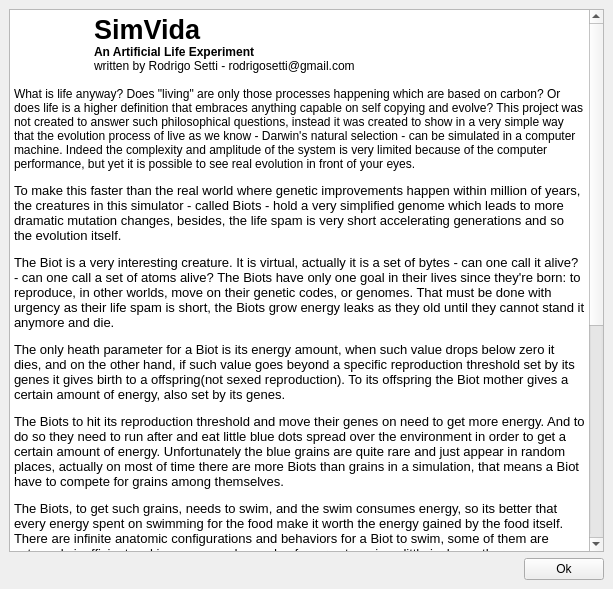
<ui version="4.0" >
 <class>Ajuda</class>
 <widget class="QWidget" name="Ajuda" >
  <property name="geometry" >
   <rect>
    <x>0</x>
    <y>0</y>
    <width>613</width>
    <height>589</height>
   </rect>
  </property>
  <property name="windowTitle" >
   <string>Help</string>
  </property>
  <property name="windowIcon" >
   <iconset resource="../../../graphs/recursos.qrc" >
    <normaloff>:/icons/icons/main-icon.png</normaloff>:/icons/icons/main-icon.png</iconset>
  </property>
  <layout class="QVBoxLayout" >
   <property name="spacing" >
    <number>6</number>
   </property>
   <property name="margin" >
    <number>9</number>
   </property>
   <item>
    <widget class="QTextBrowser" name="textBrowser" >
     <property name="html" >
      <string>&lt;!DOCTYPE HTML PUBLIC "-//W3C//DTD HTML 4.0//EN" "http://www.w3.org/TR/REC-html40/strict.dtd">
&lt;html>&lt;head>&lt;meta name="qrichtext" content="1" />&lt;style type="text/css">
p, li { white-space: pre-wrap; }
&lt;/style>&lt;/head>&lt;body style=" font-family:'DejaVu Sans'; font-size:10pt; font-weight:400; font-style:normal;">
&lt;p style=" margin-top:0px; margin-bottom:0px; margin-left:0px; margin-right:0px; -qt-block-indent:0; text-indent:0px; font-family:'Sans Serif'; font-size:9pt;">	&lt;span style=" font-size:20pt; font-weight:600;">SimVida&lt;/span>&lt;/p>
&lt;p style=" margin-top:0px; margin-bottom:0px; margin-left:0px; margin-right:0px; -qt-block-indent:0; text-indent:0px; font-family:'Sans Serif'; font-size:9pt;">	&lt;span style=" font-weight:600;">An Artificial Life Experiment&lt;/span>&lt;/p>
&lt;p style=" margin-top:0px; margin-bottom:0px; margin-left:0px; margin-right:0px; -qt-block-indent:0; text-indent:0px; font-family:'Sans Serif'; font-size:9pt;">	written by Rodrigo Setti - rodrigosetti@gmail.com&lt;/p>
&lt;p style="-qt-paragraph-type:empty; margin-top:0px; margin-bottom:0px; margin-left:0px; margin-right:0px; -qt-block-indent:0; text-indent:0px; font-family:'Sans Serif'; font-size:9pt;">&lt;/p>
&lt;p style=" margin-top:0px; margin-bottom:0px; margin-left:0px; margin-right:0px; -qt-block-indent:0; text-indent:0px; font-family:'Sans Serif'; font-size:9pt;">What is life anyway? Does "living" are only those processes happening which are based on carbon? Or does life is a higher definition that embraces anything capable on self copying and evolve? This project was not created to answer such philosophical questions, instead it was created to show in a very simple way that the evolution process of live as we know - Darwin's natural selection - can be simulated in a computer machine. Indeed the complexity and amplitude of the system is very limited because of the computer performance, but yet it is possible to see real evolution in front of your eyes. &lt;/p>
&lt;p style=" margin-top:12px; margin-bottom:12px; margin-left:0px; margin-right:0px; -qt-block-indent:0; text-indent:0px;">To make this faster than the real world where genetic improvements happen within million of years, the creatures in this simulator - called Biots - hold a very simplified genome which leads to more dramatic mutation changes, besides, the life spam is very short accelerating generations and so the evolution itself. &lt;/p>
&lt;p style=" margin-top:12px; margin-bottom:12px; margin-left:0px; margin-right:0px; -qt-block-indent:0; text-indent:0px;">The Biot is a very interesting creature. It is virtual, actually it is a set of bytes - can one call it alive? - can one call a set of atoms alive? The Biots have only one goal in their lives since they're born: to reproduce, in other worlds, move on their genetic codes, or genomes. That must be done with urgency as their life spam is short, the Biots grow energy leaks as they old until they cannot stand it anymore and die. &lt;/p>
&lt;p style=" margin-top:12px; margin-bottom:12px; margin-left:0px; margin-right:0px; -qt-block-indent:0; text-indent:0px;">The only heath parameter for a Biot is its energy amount, when such value drops below zero it dies, and on the other hand, if such value goes beyond a specific reproduction threshold set by its genes it gives birth to a offspring(not sexed reproduction). To its offspring the Biot mother gives a certain amount of energy, also set by its genes. &lt;/p>
&lt;p style=" margin-top:12px; margin-bottom:12px; margin-left:0px; margin-right:0px; -qt-block-indent:0; text-indent:0px;">The Biots to hit its reproduction threshold and move their genes on need to get more energy. And to do so they need to run after and eat little blue dots spread over the environment in order to get a certain amount of energy. Unfortunately the blue grains are quite rare and just appear in random places, actually on most of time there are more Biots than grains in a simulation, that means a Biot have to compete for grains among themselves. &lt;/p>
&lt;p style=" margin-top:12px; margin-bottom:12px; margin-left:0px; margin-right:0px; -qt-block-indent:0; text-indent:0px;">The Biots, to get such grains, needs to swim, and the swim consumes energy, so its better that every energy spent on swimming for the food make it worth the energy gained by the food itself. There are infinite anatomic configurations and behaviors for a Biot to swim, some of them are extremely inefficient making you spend pounds of energy to swim a little inches, others are even worse: they don't get out of the spot... Just a little piece of that set allows a specimen to swim after grains, collect sufficient energy to reproduce and move their genes on for their offspring to do the same and so on. &lt;/p>
&lt;p style=" margin-top:12px; margin-bottom:12px; margin-left:0px; margin-right:0px; -qt-block-indent:0; text-indent:0px;">At each reproduction there is a small probability of happening a genetic random mutation in any gen of the offspring, the mutation can affect everything, from swimming movement, head's size, number of limbs, etc. One mutation among the Biots its not very welcome, that happens because most mutant are weird carrying variations that make life harder. They cannot compete for food and have children and they find death early, if they still manage to get children, they will not have a very good life too as they will heir the freaky mutation. Despite of that some of mutations, a very little part of them, actually gives the lucky mutant a skill improvement, they make it better than they parents due to a better speed, energy efficiency or reproduction strategy. That improvement lead it to have more offspring and their offspring as well, after several generations that mutant family will give rise to a brand new and better population. &lt;/p>
&lt;p style=" margin-top:12px; margin-bottom:12px; margin-left:0px; margin-right:0px; -qt-block-indent:0; text-indent:0px;">So, generation after generation and it is possible to verify a constant rise on the speed, efficiency and overall adaptation of the Biots to the environment. It is possible to save any Biot's genes to a file to load it afterwards in another simulation to analyze the effect of introducing a new specimen. Walls can be build to isolate population geographically. Real biologic wars can happen between specimens to conquer a place. &lt;/p>
&lt;p style=" margin-top:12px; margin-bottom:12px; margin-left:0px; margin-right:0px; -qt-block-indent:0; text-indent:0px;">You can find out and learn a lot with Simvida. Study evolution patterns depending on the parameters set on the environment, save well succeeded genetic codes to make them compete. To clone, mutate and kill Biots without blame. Build walls map to work like Biots farms, breed and create creatures as you wish. &lt;/p>&lt;/body>&lt;/html></string>
     </property>
    </widget>
   </item>
   <item>
    <layout class="QHBoxLayout" >
     <property name="spacing" >
      <number>6</number>
     </property>
     <property name="margin" >
      <number>0</number>
     </property>
     <item>
      <spacer>
       <property name="orientation" >
        <enum>Qt::Horizontal</enum>
       </property>
       <property name="sizeHint" stdset="0" >
        <size>
         <width>311</width>
         <height>20</height>
        </size>
       </property>
      </spacer>
     </item>
     <item>
      <widget class="QPushButton" name="buttonOk" >
       <property name="text" >
        <string>Ok</string>
       </property>
      </widget>
     </item>
    </layout>
   </item>
  </layout>
 </widget>
 <resources>
  <include location="../../../graphs/recursos.qrc" />
 </resources>
 <connections/>
</ui>
